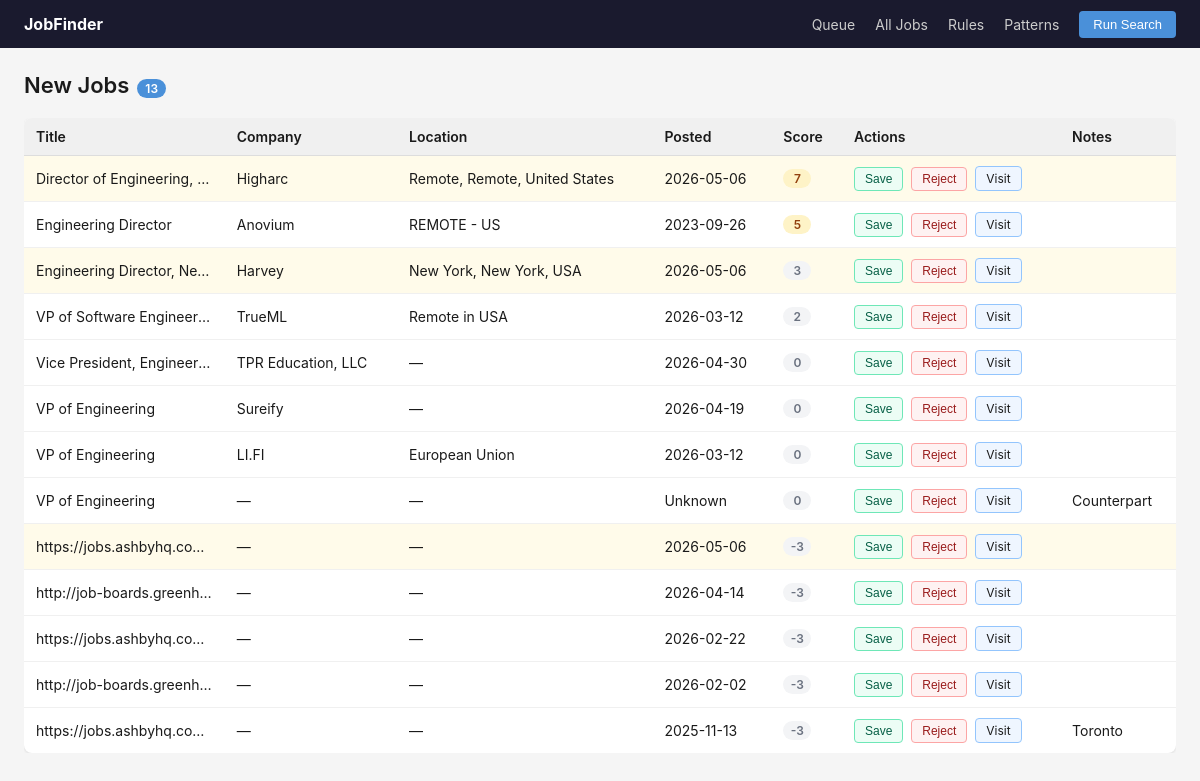
Before: / with the older database file.
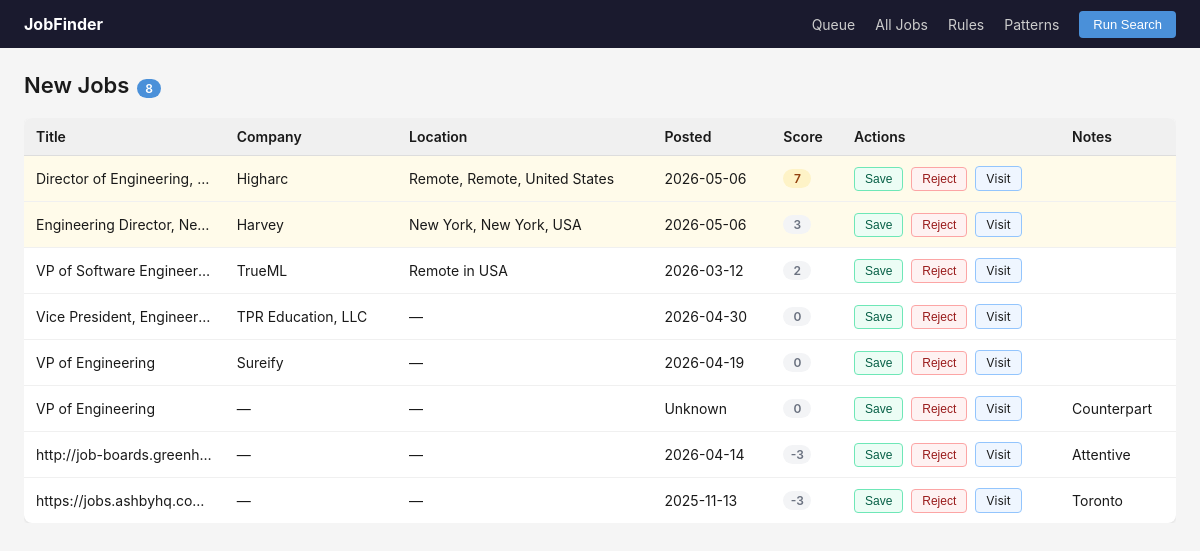
After: the same page with the newer database file.
### tables this page shows
CREATE TABLE jobs (
                id           INTEGER PRIMARY KEY AUTOINCREMENT,
                url          TEXT NOT NULL UNIQUE,
                title        TEXT,
                company      TEXT,
                location     TEXT,
                description  TEXT,
                posted_date  TEXT,
                first_seen   TEXT NOT NULL,
                status       TEXT NOT NULL DEFAULT 'new'
                                 CHECK(status IN ('new','saved','applied','rejected','interviewing')),
                notes        TEXT
            );

### jobfinder/app.py (the view)
    @app.route("/")
    def index():
        conn = get_conn()
        rules = get_rules()
        new_jobs = get_jobs(conn, statuses=["new"])
        show_excluded = request.args.get("show_excluded") == "1"
        passing, excluded = [], []
        today = date.today().isoformat()
        scoring_config = rules.get("scoring", {})
        for job in new_jobs:
            ok, reason = apply_rules(dict(job), rules)
            job_dict = dict(job)
            job_dict["is_recent"] = bool(job["posted_date"] and job["posted_date"] >= today[:7])
            if ok:
                job_dict["score"], job_dict["score_reasons"] = score_job(job_dict, scoring_config)
                passing.append(job_dict)
            else:
                job_dict["exclude_reason"] = reason
                excluded.append(job_dict)
        passing.sort(key=lambda j: j["score"], reverse=True)
        return render_template(
            "index.html",
            jobs=passing,
            excluded=excluded,
            show_excluded=show_excluded,
            search_running=_search_state["running"],
        )

### jobfinder/database.py (called while the page is built)
def get_connection(db_path: str = "jobs.db") -> sqlite3.Connection:
    conn = sqlite3.connect(db_path)
    conn.row_factory = sqlite3.Row
    conn.execute("PRAGMA journal_mode=WAL")
    conn.execute("PRAGMA foreign_keys=ON")
    return conn

def get_jobs(conn: sqlite3.Connection, statuses: list[str] | None = None,
             order_by: str = "CASE WHEN posted_date IS NULL THEN 1 ELSE 0 END, posted_date DESC, first_seen DESC") -> list[sqlite3.Row]:
    if statuses:
        placeholders = ",".join("?" * len(statuses))
        return conn.execute(
            f"SELECT * FROM jobs WHERE status IN ({placeholders}) ORDER BY {order_by}",
            statuses
        ).fetchall()
    return conn.execute(f"SELECT * FROM jobs ORDER BY {order_by}").fetchall()

### jobfinder/rules.py (called while the page is built)
def load_rules(path: str = "rules.yaml") -> dict[str, Any]:
    try:
        with open(path, encoding="utf-8") as f:
            data = yaml.safe_load(f) or {}
        return _merge_defaults(data)
    except FileNotFoundError:
        return _merge_defaults({})

### templates/index.html (shortened to what this page needs)
{% extends "base.html" %}
{% block content %}
<div class="page-header">
  <h1>New Jobs<span class="badge">{{ jobs|length }}</span></h1>
</div>
{% if jobs %}
<div style="overflow-x: auto">
<table class="job-table">
  <thead>
    <tr><th>Title</th><th>Company</th><th>Location</th><th>Posted</th><th>Score</th><th>Actions</th><th>Notes</th></tr>
  </thead>
  <tbody>
  {% for job in jobs %}
  <tr class="{{ 'recent' if job.is_recent }}">
    <td><a href="{{ url_for('job_detail', job_id=job.id) }}">{{ job.title or job.url }}</a></td>
    <td>{{ job.company or '—' }}</td>
    <td>{{ job.location or '—' }}</td>
    <td>{{ job.posted_date or 'Unknown' }}</td>
    <td>
      {% set s = job.score | default(0) %}
      {% set badge_class = 'score-green' if s >= 8 else ('score-yellow' if s >= 4 else 'score-grey') %}
      <span class="score-badge {{ badge_class }}"
            title="{{ job.score_reasons | join('\n') if job.score_reasons else 'No signals matched' }}">{{ s }}</span>
    </td>
    <td class="actions">
      <form method="post" action="{{ url_for('update_status', job_id=job.id) }}" style="display:inline">
        <button type="submit" class="btn-save">Save</button>
      </form>
      <form method="post" action="{{ url_for('update_status', job_id=job.id) }}" style="display:inline">
        <button type="submit" class="btn-reject">Reject</button>
      </form>
      <a href="{{ job.url }}" target="_blank" class="btn-visit">Visit</a>
    </td>
    <td class="notes-cell">{{ job.notes or '' }}</td>
  </tr>
  {% endfor %}
  </tbody>
</table>
</div>
{% endif %}
{% endblock %}

Changed rows visible on the page:
no longer on this page (row edited): jobs: title "Engineering Director", company "Anovium", location "REMOTE - US", posted_date "2023-09-26", s "5"
no longer on this page (row edited): jobs: title "VP of Engineering", company "LI.FI", location "European Union", posted_date "2026-03-12", s "0"
no longer on this page (row edited): jobs: url "https://jobs.ashbyhq.co…", company "—", location "—", posted_date "2026-05-06", s "-3"
no longer on this page (row edited): jobs: url "https://jobs.ashbyhq.co…", company "—", location "—", posted_date "2026-02-22", s "-3"
no longer on this page (row edited): jobs: url "http://job-boards.greenh…", company "—", location "—", posted_date "2026-02-02", s "-3"
changed jobs "http://job-boards.greenh…": notes (not shown) → "Attentive"
Other visible differences:
{{ jobs|length }}: "13" → "8"
